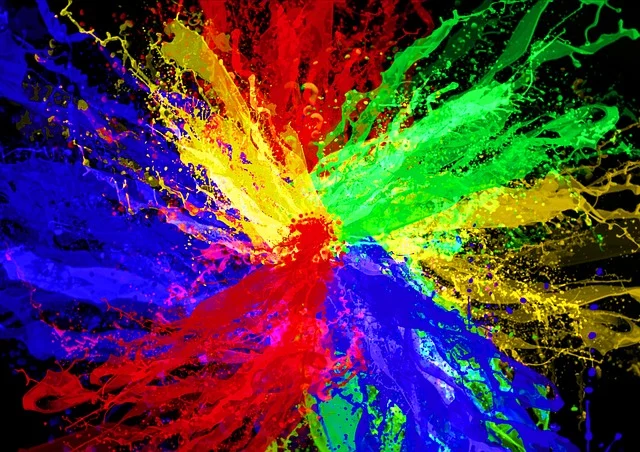
#> input picture DAY12/object1.jpg, 640 x 452 px
$ python task6.py
#> lines starting #> are read from the running program, lines starting #| are printed output that depends on the picture; after the words box and inside, x2 and y2 are one past the last pixel; in counts of white or black regions, pixels touching at a corner belong together
import cv2
import numpy as np


def hamming_distance(desc1, desc2):

    distance = 0

    for a, b in zip(desc1, desc2):

        xor = int(a) ^ int(b)

        while xor:
            distance += xor & 1
            xor >>= 1

    return distance


def brute_force_match(descriptors1, descriptors2):

    matches = []

    for i in range(len(descriptors1)):

        best_distance = float("inf")
        best_index = -1

        for j in range(len(descriptors2)):

            distance = hamming_distance(
                descriptors1[i],
                descriptors2[j]
            )

            if distance < best_distance:

                best_distance = distance
                best_index = j

        matches.append(
            (i, best_index, best_distance)
        )

    return matches


def knn_match(descriptors1, descriptors2, k=2):

    all_matches = []

    for i in range(len(descriptors1)):

        distances = []

        for j in range(len(descriptors2)):

            distance = hamming_distance(
                descriptors1[i],
                descriptors2[j]
            )

            distances.append(
                (j, distance)
            )

        distances.sort(
            key=lambda x: x[1]
        )

        all_matches.append(
            distances[:k]
        )

    return all_matches


def ratio_test(knn_matches, ratio=0.75):

    good_matches = []

    for match_pair in knn_matches:

        if len(match_pair) < 2:
            continue

        best = match_pair[0]
        second = match_pair[1]

        if best[1] < ratio * second[1]:

            good_matches.append(
                best
            )

    return good_matches


def draw_matches(
    img1,
    img2,
    kp1,
    kp2,
    matches
):

    h1, w1 = img1.shape[:2]
    h2, w2 = img2.shape[:2]

    canvas = np.zeros(
        (
            max(h1, h2),
            w1 + w2,
            3
        ),
        dtype=np.uint8
    )

    canvas[:h1, :w1] = img1
    canvas[:h2, w1:] = img2

    for match in matches:

        idx1 = match[0]
        idx2 = match[1]

        x1, y1 = kp1[idx1].pt
        x2, y2 = kp2[idx2].pt

        x1 = int(x1)
        y1 = int(y1)

        x2 = int(x2) + w1
        y2 = int(y2)

        cv2.circle(
            canvas,
            (x1, y1),
            4,
            (0, 255, 0),
            -1
        )

        cv2.circle(
            canvas,
            (x2, y2),
            4,
            (0, 255, 0),
            -1
        )

        cv2.line(
            canvas,
            (x1, y1),
            (x2, y2),
            (255, 0, 0),
            1
        )

    return canvas


img1 = cv2.imread(
    "object1.jpg"
)
#> img1 is the input picture: shape (452, 640, 3); mean B, G, R 69, 60.7, 79.9

img2 = cv2.imread(
    "object2.jpg"
)
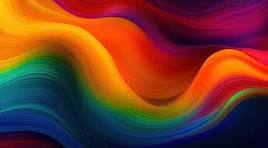
#> input picture DAY12/object2.jpg, 268 x 148 px
#> img2 is the input picture: shape (148, 268, 3); mean B, G, R 41.4, 57.5, 115.6

gray1 = cv2.cvtColor(
    img1,
    cv2.COLOR_BGR2GRAY
)
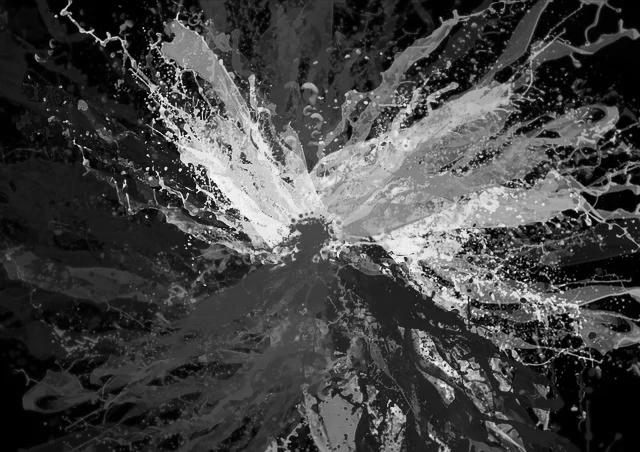
#> gray1: shape (452, 640); min 0, max 251, mean 67.4

gray2 = cv2.cvtColor(
    img2,
    cv2.COLOR_BGR2GRAY
)
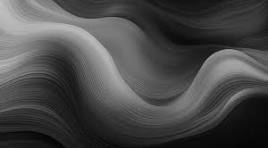
#> gray2: shape (148, 268); min 2, max 195, mean 73

orb = cv2.ORB_create(
    nfeatures=500
)

kp1, des1 = orb.detectAndCompute(
    gray1,
    None
)
#> kp1 = 500 keypoints; strongest (x, y, size): (187, 165, 31), (196, 189, 31), (197, 176, 31), (189, 164, 31)

kp2, des2 = orb.detectAndCompute(
    gray2,
    None
)
#> kp2 = 7 keypoints; (x, y, size): (224, 107, 31), (47, 69, 31), (210, 111, 31), (224, 104, 31), (207, 58, 44.6), (208, 58, 37.2), (207, 59, 31)

print("Image 1 Keypoints:", len(kp1))
#| Image 1 Keypoints: 500
print("Image 2 Keypoints:", len(kp2))
#| Image 2 Keypoints: 7

bf_matches = brute_force_match(
    des1,
    des2
)
#> after the loop in brute_force_match, `for i in range(len(descriptors1)):`: matches = 500 items, first 6: (0, 3, 99), (1, 3, 108), (2, 2, 112), (3, 5, 90), (4, 3, 114), (5, 3, 114)
#> bf_matches has the same summary as matches in brute_force_match

print(
    "BF Matches:",
    len(bf_matches)
)
#| BF Matches: 500

bf_matches.sort(
    key=lambda x: x[2]
)

top_matches = bf_matches[:50]
#> top_matches = 50 items, first 6: (370, 2, 56), (416, 3, 57), (459, 2, 59), (215, 3, 60), (320, 2, 61), (386, 0, 61)

bf_result = draw_matches(
    img1,
    img2,
    kp1,
    kp2,
    top_matches
)
#> in draw_matches, `canvas[:h1, :w1] = img1`:
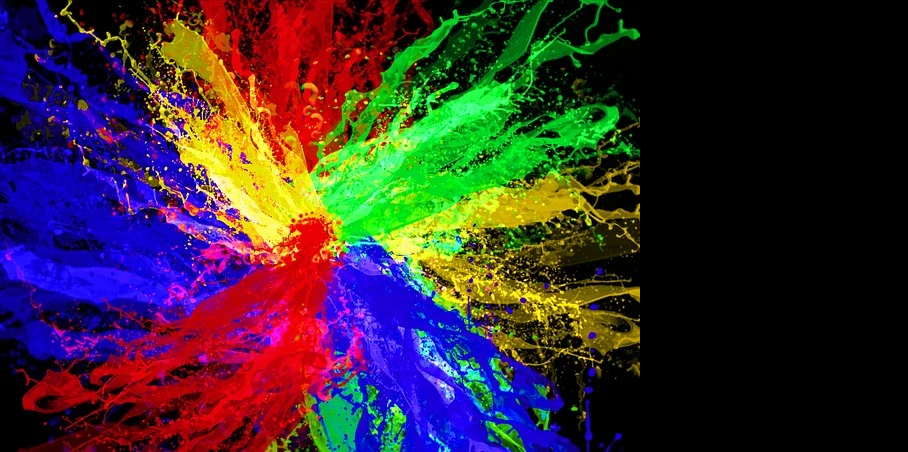
#> canvas: shape (452, 908, 3); mean B, G, R 48.6, 42.8, 56.3
#> in draw_matches, `canvas[:h2, w1:] = img2`:
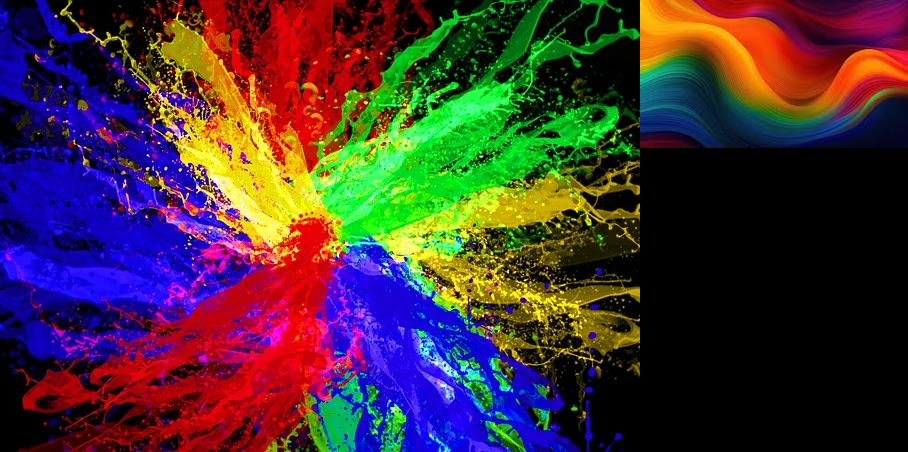
#> canvas: shape (452, 908, 3); 9.66% of pixels changed, all inside (x1, y1, x2, y2) = (640, 0, 908, 148)
#> the loop in draw_matches, `for match in matches: ` made 50 passes
#> match on passes 17 to 28: (224, 3, 67), (344, 3, 67), (474, 2, 67), (56, 3, 68), (195, 1, 68), (440, 0, 68), (93, 6, 69), (211, 2, 69), (290, 3, 69), (439, 0, 69), (62, 6, 70), (122, 1, 70)
#> (match, idx1, idx2, x1, y1, x2, y2) on passes 1 to 6: ((370, 2, 56), 370, 2, 151, 85, 864, 104), ((416, 3, 57), 416, 3, 181, 129, 864, 107), ((459, 2, 59), 459, 2, 176, 122, 864, 104), ((215, 3, 60), 215, 3, 165, 113, 864, 107), ((320, 2, 61), 320, 2, 470, 279, 864, 104), ((386, 0, 61), 386, 0, 553, 172, 847, 59)
#> after the loop in draw_matches, `for match in matches:`:
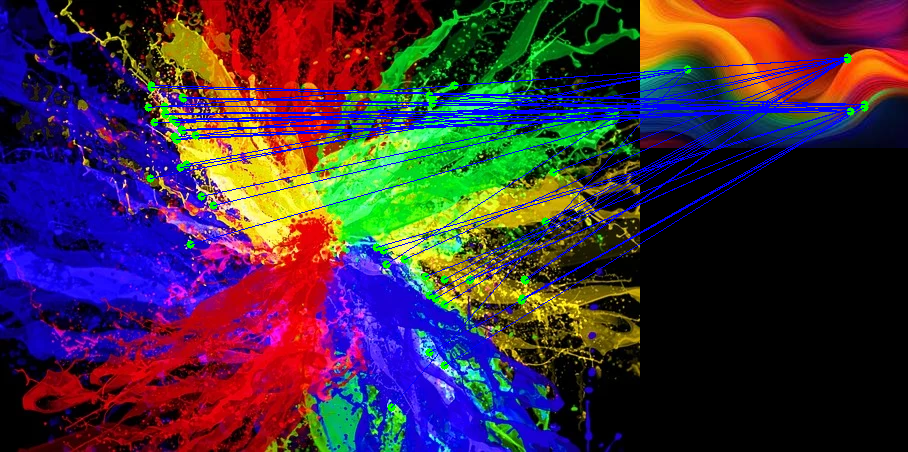
#> canvas: shape (452, 908, 3); 5.16% of pixels changed, all inside (x1, y1, x2, y2) = (144, 53, 869, 412)

knn_matches = knn_match(
    des1,
    des2,
    k=2
)

good_matches = ratio_test(
    knn_matches,
    ratio=0.75
)
#> the loop in ratio_test, `for match_pair in knn_matches: ` made 500 passes
#> match_pair on passes 1 to 3: [(3, 99), (1, 103)], [(3, 108), (2, 120)], [(2, 112), (3, 120)]

print(
    "Good Matches After Ratio Test:",
    len(good_matches)
)
#| Good Matches After Ratio Test: 11
#> the loop in draw_matches, `for match in matches: ` made 1 pass
#> match on pass 1: (1, 75)

#> (the run stopped early here; a loop or call above may not have finished)
